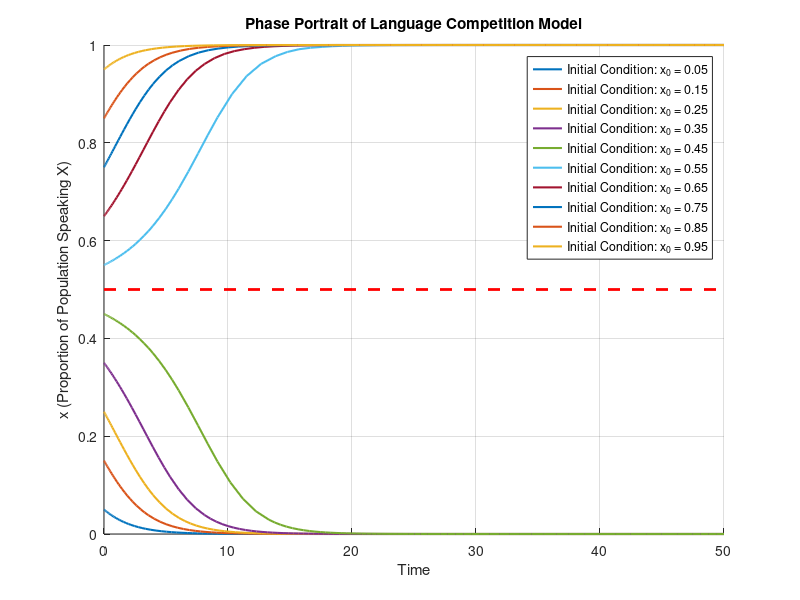

Source code (MATLAB):
clear
close all
clc

% Define the equation for dx/dt
languageCompetitionModel = @(x, s, a) s * (1 - x) * x^a - (1 - s) * x * (1 - x)^a;

% Parameters
s = 0.5; % Perceived status parameter
a = 2;   % Exponent parameter
x0_vals = 0.05:0.1:0.95;
t_span = [0, 50];

figure;
hold on;

legendEntries = cell(length(x0_vals), 1);
fixedPointEquation = @(x) languageCompetitionModel(x, s, a);
x_fixed = fzero(fixedPointEquation, 0.5); % Starting guess in the middle of the range

for i = 1:length(x0_vals)
    x0 = x0_vals(i);
    [t, x] = ode45(@(t, x) languageCompetitionModel(x, s, a), t_span, x0);
    plot(t, x, 'LineWidth', 1.5);  % Phase trajectory
    legendEntries{i} = ['Initial Condition: x_0 = ' num2str(x0)]; % Dynamic legend label
end

plot(t_span, ones(size(t_span)) * x_fixed, '--r', 'LineWidth', 2);

ylabel('x (Proportion of Population Speaking X)');
xlabel('Time');
title('Phase Portrait of Language Competition Model');
axis([0 50 0 1]);
grid on;
legend(legendEntries, 'Location', 'best');
hold off;
